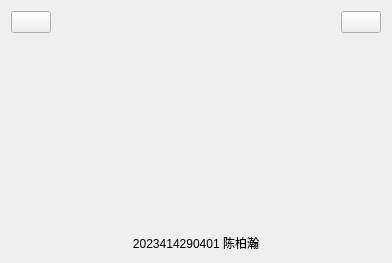
<?xml version="1.0" encoding="UTF-8"?>
<ui version="4.0">
 <class>MasterView</class>
 <widget class="QWidget" name="MasterView">
  <property name="geometry">
   <rect>
    <x>0</x>
    <y>0</y>
    <width>392</width>
    <height>263</height>
   </rect>
  </property>
  <property name="windowTitle">
   <string>MasterView</string>
  </property>
  <layout class="QVBoxLayout" name="verticalLayout">
   <item>
    <layout class="QHBoxLayout" name="horizontalLayout">
     <item>
      <widget class="QPushButton" name="btBack">
       <property name="text">
        <string/>
       </property>
       <property name="icon">
        <iconset resource="lab_res.qrc">
         <normaloff>:/pic/loop.png</normaloff>:/pic/loop.png</iconset>
       </property>
       <property name="iconSize">
        <size>
         <width>32</width>
         <height>32</height>
        </size>
       </property>
      </widget>
     </item>
     <item>
      <spacer name="horizontalSpacer">
       <property name="orientation">
        <enum>Qt::Orientation::Horizontal</enum>
       </property>
       <property name="sizeHint" stdset="0">
        <size>
         <width>40</width>
         <height>20</height>
        </size>
       </property>
      </spacer>
     </item>
     <item>
      <widget class="QLabel" name="labelTitle">
       <property name="text">
        <string/>
       </property>
      </widget>
     </item>
     <item>
      <spacer name="horizontalSpacer_2">
       <property name="orientation">
        <enum>Qt::Orientation::Horizontal</enum>
       </property>
       <property name="sizeHint" stdset="0">
        <size>
         <width>40</width>
         <height>20</height>
        </size>
       </property>
      </spacer>
     </item>
     <item>
      <widget class="QPushButton" name="btLogout">
       <property name="text">
        <string/>
       </property>
       <property name="icon">
        <iconset resource="lab_res.qrc">
         <normaloff>:/pic/logout.png</normaloff>:/pic/logout.png</iconset>
       </property>
       <property name="iconSize">
        <size>
         <width>32</width>
         <height>32</height>
        </size>
       </property>
      </widget>
     </item>
    </layout>
   </item>
   <item>
    <widget class="QStackedWidget" name="stackedWidget"/>
   </item>
   <item>
    <widget class="QLabel" name="label">
     <property name="sizePolicy">
      <sizepolicy hsizetype="Preferred" vsizetype="Preferred">
       <horstretch>0</horstretch>
       <verstretch>0</verstretch>
      </sizepolicy>
     </property>
     <property name="layoutDirection">
      <enum>Qt::LayoutDirection::RightToLeft</enum>
     </property>
     <property name="text">
      <string>2023414290401 陈柏瀚</string>
     </property>
     <property name="alignment">
      <set>Qt::AlignmentFlag::AlignCenter</set>
     </property>
    </widget>
   </item>
  </layout>
 </widget>
 <resources>
  <include location="lab_res.qrc"/>
 </resources>
 <connections/>
</ui>
